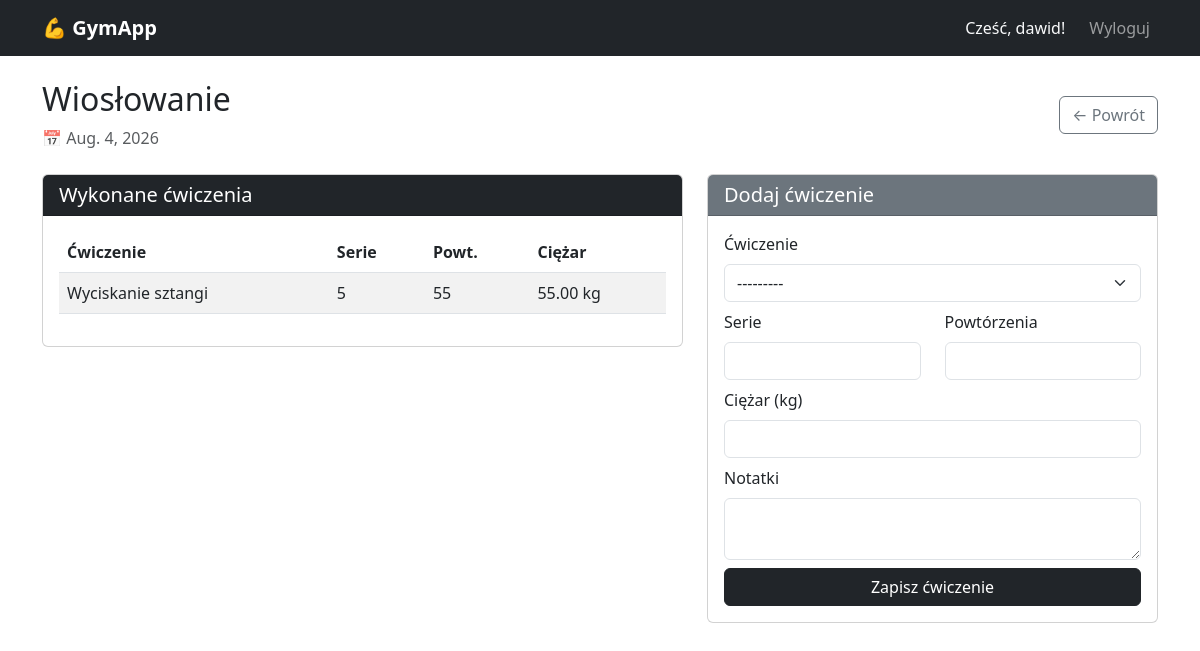
The app's page /dziennik/1/ (signed in) with its own data.
### tracker/models.py (models this page shows, shortened)
class SesjaTreeningowa(models.Model):
    uzytkownik = models.ForeignKey(User, on_delete=models.CASCADE)
    data = models.DateField()
    nazwa = models.CharField(max_length=100, blank=True)
    notatki = models.TextField(blank=True)
    class Meta:
        verbose_name = 'Sesja treningowa'
        verbose_name_plural = 'Sesje treningowe'
        ordering = ['-data']

class WpisDziennika(models.Model):
    sesja = models.ForeignKey(SesjaTreeningowa, on_delete=models.CASCADE, related_name='wpisy')
    cwiczenie = models.ForeignKey(Cwiczenie, on_delete=models.CASCADE)
    serie = models.PositiveIntegerField()
    powtorzenia = models.PositiveIntegerField()
    ciezar = models.DecimalField(max_digits=6, decimal_places=2)
    notatki = models.TextField(blank=True)
    class Meta:
        verbose_name = 'Wpis dziennika'
        verbose_name_plural = 'Wpisy dziennika'

class Cwiczenie(models.Model):
    KATEGORIE = [
        ('klatka', 'Klatka piersiowa'),
        ('plecy', 'Plecy'),
        ('nogi', 'Nogi'),
        ('barki', 'Barki'),
        ('biceps', 'Biceps'),
        ('triceps', 'Triceps'),
        ('brzuch', 'Brzuch'),
        ('inne', 'Inne'),
    ]
    nazwa = models.CharField(max_length=100)
    kategoria = models.CharField(max_length=20, choices=KATEGORIE)
    opis = models.TextField(blank=True)
    dodane_przez = models.ForeignKey(User, on_delete=models.SET_NULL, null=True, blank=True)
    czy_publiczne = models.BooleanField(default=True)
    def __str__(self):
        return self.nazwa
    class Meta:
        verbose_name = 'Ćwiczenie'
        verbose_name_plural = 'Ćwiczenia'

### tracker/views.py (the view)
# urls.py: path('dziennik/<int:pk>/', views.szczegoly_sesji, name='szczegoly_sesji'),
@login_required
def szczegoly_sesji(request, pk):
    sesja = get_object_or_404(SesjaTreeningowa, pk=pk, uzytkownik=request.user)
    wpisy = sesja.wpisy.all()
    if request.method == 'POST':
        formularz = WpisForm(request.POST)
        if formularz.is_valid():
            wpis = formularz.save(commit=False)
            wpis.sesja = sesja
            wpis.save()
            messages.success(request, 'Ćwiczenie zapisane!')
            return redirect('szczegoly_sesji', pk=sesja.pk)
    else:
        formularz = WpisForm()
    return render(request, 'tracker/szczegoly_sesji.html', {
        'sesja': sesja,
        'wpisy': wpisy,
        'formularz': formularz,
    })

### tracker/forms.py
class WpisForm(forms.ModelForm):
    class Meta:
        model = WpisDziennika
        fields = ['cwiczenie', 'serie', 'powtorzenia', 'ciezar', 'notatki']
        widgets = {
            'cwiczenie': forms.Select(attrs={'class': 'form-select'}),
            'serie': forms.NumberInput(attrs={'class': 'form-control', 'min': 1}),
            'powtorzenia': forms.NumberInput(attrs={'class': 'form-control', 'min': 1}),
            'ciezar': forms.NumberInput(attrs={'class': 'form-control', 'min': 0, 'step': '0.5'}),
            'notatki': forms.Textarea(attrs={'class': 'form-control', 'rows': 2}),
        }
        labels = {
            'cwiczenie': 'Ćwiczenie',
            'serie': 'Serie',
            'powtorzenia': 'Powtórzenia',
            'ciezar': 'Ciężar (kg)',
            'notatki': 'Notatki',
        }

### tracker/templates/tracker/szczegoly_sesji.html (shortened to what this page needs)
{% extends 'base.html' %}
{% block zawartosc %}
<div class="d-flex justify-content-between align-items-center mb-4">
    <div>
        <h2>{{ sesja.nazwa|default:"Sesja treningowa" }}</h2>
        <p class="text-muted mb-0">📅 {{ sesja.data }}</p>
    </div>
    <a href="{% url 'dziennik' %}" class="btn btn-outline-secondary">← Powrót</a>
</div>
<div class="row">
    <div class="col-md-7">
        <div class="card mb-4">
            <div class="card-header bg-dark text-white">
                <h5 class="mb-0">Wykonane ćwiczenia</h5>
            </div>
            <div class="card-body">
                {% if wpisy %}
                    <table class="table table-striped">
                        <thead>
                            <tr>
                                <th>Ćwiczenie</th>
                                <th>Serie</th>
                                <th>Powt.</th>
                                <th>Ciężar</th>
                            </tr>
                        </thead>
                        <tbody>
                            {% for wpis in wpisy %}
                                <tr>
                                    <td>{{ wpis.cwiczenie.nazwa }}</td>
                                    <td>{{ wpis.serie }}</td>
                                    <td>{{ wpis.powtorzenia }}</td>
                                    <td>{{ wpis.ciezar }} kg</td>
                                </tr>
                            {% endfor %}
                        </tbody>
                    </table>
                {% else %}
                    <p class="text-muted">Brak ćwiczeń. Dodaj pierwsze po prawej!</p>
                {% endif %}
            </div>
        </div>
    </div>
    <div class="col-md-5">
        <div class="card">
            <div class="card-header bg-secondary text-white">
                <h5 class="mb-0">Dodaj ćwiczenie</h5>
            </div>
            <div class="card-body">
                <form method="post">
                    <div class="mb-2">
                        <label class="form-label">{{ formularz.cwiczenie.label }}</label>
                        {{ formularz.cwiczenie }}
                    </div>
                    <div class="row">
                        <div class="col-6 mb-2">
                            <label class="form-label">{{ formularz.serie.label }}</label>
                            {{ formularz.serie }}
                        </div>
                        <div class="col-6 mb-2">
                            <label class="form-label">{{ formularz.powtorzenia.label }}</label>
                            {{ formularz.powtorzenia }}
                        </div>
                    </div>
                    <div class="mb-2">
                        <label class="form-label">{{ formularz.ciezar.label }}</label>
                        {{ formularz.ciezar }}
                    </div>
                    <div class="mb-2">
                        <label class="form-label">{{ formularz.notatki.label }}</label>
                        {{ formularz.notatki }}
                    </div>
                    <button type="submit" class="btn btn-dark w-100">Zapisz ćwiczenie</button>
                </form>
            </div>
        </div>
    </div>
</div>
{% endblock %}

### templates/base.html (shortened to what this page needs)
<!DOCTYPE html>
<html lang="pl">
<head>
    <link href="https://cdn.jsdelivr.net/npm/bootstrap@5.3.0/dist/css/bootstrap.min.css" rel="stylesheet">
</head>
<body>
<nav class="navbar navbar-expand-lg navbar-dark bg-dark">
    <div class="container">
        <a class="navbar-brand fw-bold" href="{% url 'dashboard' %}">💪 GymApp</a>
        <div class="navbar-nav ms-auto">
            {% if request.user.is_authenticated %}
                <span class="navbar-text text-light me-3">Cześć, {{ request.user.username }}!</span>
                <a class="nav-link" href="{% url 'wylogowanie' %}">Wyloguj</a>
            {% else %}
                <a class="nav-link" href="{% url 'logowanie' %}">Zaloguj</a>
                <a class="nav-link" href="{% url 'rejestracja' %}">Rejestracja</a>
            {% endif %}
        </div>
    </div>
</nav>
<div class="container mt-4">
    {% block zawartosc %}{% endblock %}
</div>
</body>
</html>

### records on screen
SesjaTreeningowa: nazwa "Wiosłowanie", data "Aug. 4, 2026"
WpisDziennika: cwiczenie.nazwa "Wyciskanie sztangi", serie "5", powtorzenia "55", ciezar "55.00"

### other values on screen
{{ request.user.username }} "dawid"
